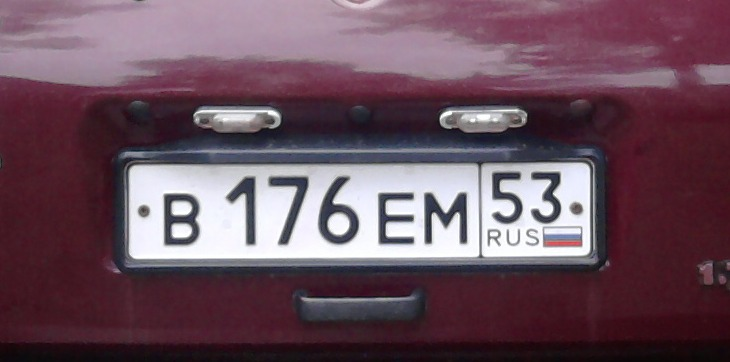
//> input picture imgs/Number.jpg, 730 x 362 px
$ ./Comparing   (built with g++ and OpenCV 4)
//> lines starting //> are read from the running program, lines starting //| are printed output that depends on the picture; after the words box and inside, x2 and y2 are one past the last pixel; in counts of white or black regions, pixels touching at a corner belong together
//> further down, img is the input picture: 362 rows x 730 cols, CV_8UC3; mean B, G, R 93, 80.4, 106.7
#include "opencv2/imgproc/imgproc.hpp"
#include "opencv2/highgui/highgui.hpp"
#include <opencv2/features2d.hpp>
#include <vector>
#include <iostream>
#include <iomanip>
#include <string>

typedef cv::Vec<uchar, 3> Vec3b;

const int THRESHOLD_FAST = 50;
const int THRESHOLD_HARRIS = 175;
const int PIXEL_EPS = 2;
const int eps = PIXEL_EPS * PIXEL_EPS;
std::string result_path = "./results/";

void DrawPoints(cv::Mat& img, std::vector<cv::KeyPoint>& kpts, cv::Scalar color) {
	for (int i = 0; i < kpts.size(); ++i) {
		cv::Point point = kpts[i].pt;
		//std::cout << "X: " << point.x << "    Y: " << point.y << '\n';
		cv::circle(img, point, 2, color, -1, 8, 0);
	}
}

void CornerDetector(std::string type, cv::Mat& img, cv::Mat& img_out, std::vector<cv::KeyPoint>& kpts, cv::Mat& desc) {
	if (type == "orb") {
		cv::Ptr<cv::ORB> orb = cv::ORB::create();
		orb->detectAndCompute(img, cv::Mat(), kpts, desc);
	}
	if (type == "fast") {
		cv::FAST(img, kpts, THRESHOLD_FAST, true);
	}
	if (type == "brisk") {
		cv::Ptr<cv::BRISK> brisk = cv::BRISK::create();
		brisk->detectAndCompute(img, cv::Mat(), kpts, desc);
	}
	DrawPoints(img_out, kpts, cv::Scalar(0, 0, 255));
	std::cout << type << '\n' << kpts.size() << '\n';
	std::string path = "./results/" + type + ".jpg";
	cv::imwrite(path, img_out);
}


// [4 lines left out: function len, not called in this run]

bool len2(cv::Point& point1, cv::Point& point2) {
	int l1 = point1.x - point2.x;
	int l2 = point1.y - point2.y;
	return (std::abs(l1) < PIXEL_EPS && std::abs(l2) < PIXEL_EPS);
}

void merge(std::vector<cv::KeyPoint>& kpts1, std::vector<cv::KeyPoint>& kpts2, std::vector<cv::KeyPoint>& kpts_merge) {
	std::cout << "keypoints count 1: " << kpts1.size() << '\n' << "keypoints count 2: " << kpts2.size() << '\n';


	for (int i = 0; i < kpts1.size(); ++i) {
		cv::Point point1 = kpts1[i].pt;
		for (int j = 0; j < kpts2.size(); ++j) {
			cv::Point point2 = kpts2[j].pt;
			if (len2(point1, point2)) {
				//std::cout << i << " " << j << '\n' << "keypoint1: " << point1.x << ' ' << point1.y << ' ' << "keypoint2: " << point2.x << ' ' << point2.y <<'\n';
				kpts_merge.push_back(kpts1[i]);
				break;
			}
		}
	}
	std::cout << kpts_merge.size() << '\n';
}

// [7 lines left out: function init, not called in this run]

//example_16 - 02.cpp
typedef cv::Vec<uchar, 2> Vec2b;
void printMat(cv::Mat& rot) {
	std::cout << rot.rows << " " << rot.cols << '\n';
	for (int i = 0; i < rot.rows; ++i) {
		for (int j = 0; j < rot.cols; ++j) {
			std::cout << rot.at<double>(i, j) << ' ';
		}
		std::cout << '\n';
	}
}

std::vector<cv::KeyPoint> CoordTransform(std::vector<cv::KeyPoint>& k,  cv::Mat& tr) {
	std::vector<cv::KeyPoint> kr = k;
	for (int i = 0; i < k.size(); ++i) {
		kr[i].pt.x = tr.at<double>(0, 0) * k[i].pt.x + tr.at<double>(0, 1) * k[i].pt.y + tr.at<double>(0, 2);
		kr[i].pt.y = tr.at<double>(1, 0) * k[i].pt.x + tr.at<double>(1, 1) * k[i].pt.y + tr.at<double>(1, 2);

		//std::cout << kr[i].pt.x << " " << kr[i].pt.y<<'\n';
	}
	return kr;
}
int rotateAndCheck(cv::Mat& img, int alpha) {
//> called with alpha = 60

	std::vector<cv::KeyPoint> result, kpts_rotated, kpts_transform, kpts;
	cv::Mat gray, img_rotated, gray_rotated, desc, img_result;
	cv::cvtColor(img, gray, cv::COLOR_BGR2GRAY);
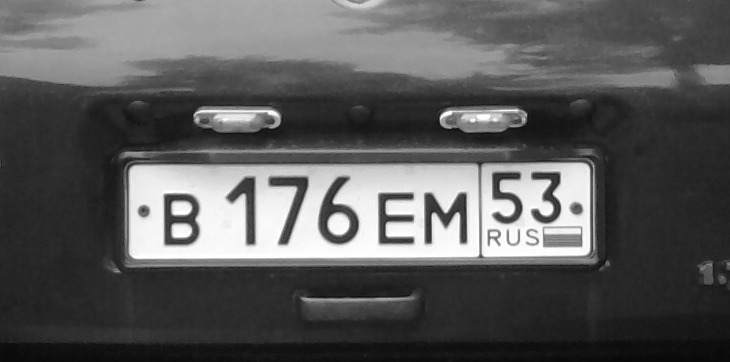
//> gray: 362 rows x 730 cols, CV_8UC1; min 8, max 255, mean 89.7

	cv::Mat M = cv::getRotationMatrix2D(cv::Point(img.cols / 2.0, img.rows / 2.0), alpha, 1);
	printMat(M);
//| 2 3
	cv::warpAffine(img, img_rotated, M, img.size());
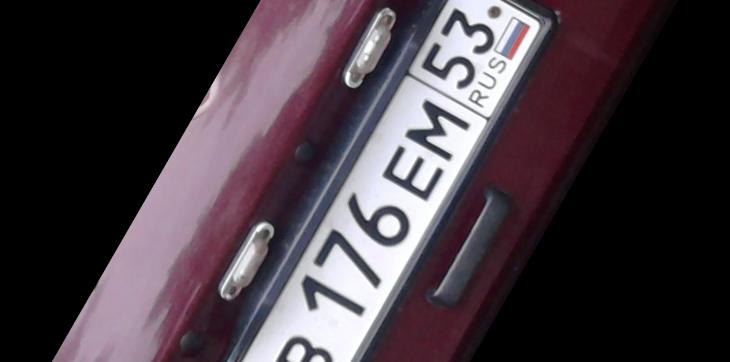
//> img_rotated: 362 rows x 730 cols, CV_8UC3; mean B, G, R 66, 59.1, 69.1
	cv::cvtColor(img_rotated, gray_rotated, cv::COLOR_BGR2GRAY);
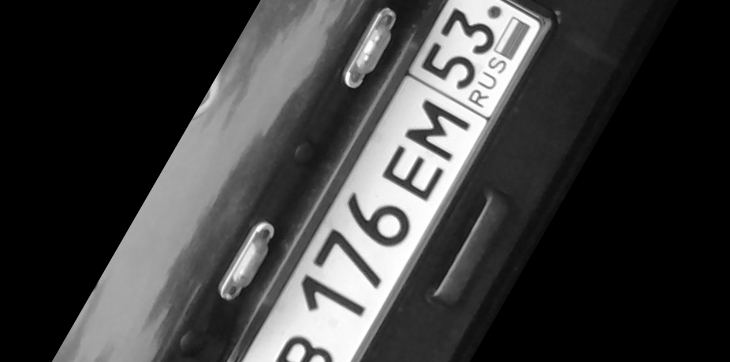
//> gray_rotated: 362 rows x 730 cols, CV_8UC1; min 0, max 255, mean 62.9
	img_rotated.copyTo(img_result);

	CornerDetector("fast", gray, img, kpts, desc);
//> in CornerDetector, `cv::FAST(img, kpts, THRESHOLD_FAST, true);`: kpts = 147 keypoints; strongest (x, y, size): (457, 213, 7), (434, 213, 7), (553, 193, 7), (445, 211, 7)
//> the loop in DrawPoints, `for (int i = 0; i < kpts.size(); ++i)` made 147 passes
//> point on passes 1 to 12: Point(265, 113), Point(194, 114), Point(442, 114), Point(450, 114), Point(526, 114), Point(277, 115), Point(500, 115), Point(215, 117), Point(441, 117), Point(462, 117), Point(196, 119), Point(198, 119)
//> after the loop in DrawPoints, `for (int i = 0; i < kpts.size(); ++i)`:
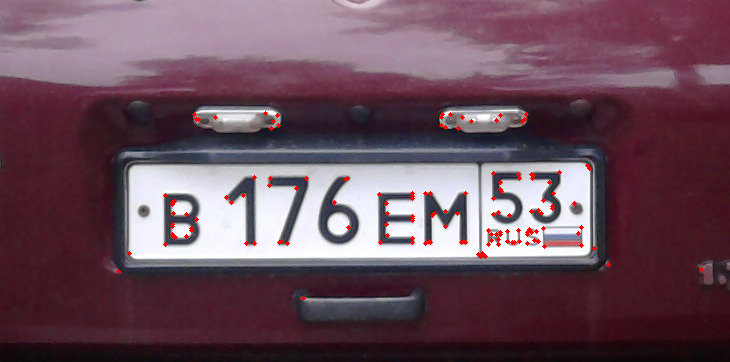
//> img: 362 rows x 730 cols, CV_8UC3; 0.68% of pixels changed, all inside (x1, y1, x2, y2) = (116, 111, 704, 301)
//| fast
//| 147
	CornerDetector("fast", gray_rotated, img_rotated, kpts_rotated, desc);
//> in CornerDetector (call 2), `cv::FAST(img, kpts, THRESHOLD_FAST, true);`: kpts = 106 keypoints; strongest (x, y, size): (440, 117, 7), (368, 218, 7), (428, 138, 7), (458, 22, 7)
//> call 2 of DrawPoints, with color = Scalar(0, 0, 255)
//> the loop in DrawPoints (call 2), `for (int i = 0; i < kpts.size(); ++i)` made 106 passes
//> point on passes 1 to 12: Point(388, 8), Point(455, 10), Point(558, 12), Point(556, 13), Point(390, 14), Point(379, 15), Point(513, 17), Point(520, 21), Point(458, 22), Point(516, 22), Point(470, 24), Point(528, 26)
//> after the loop in DrawPoints (call 2), `for (int i = 0; i < kpts.size(); ++i)`:
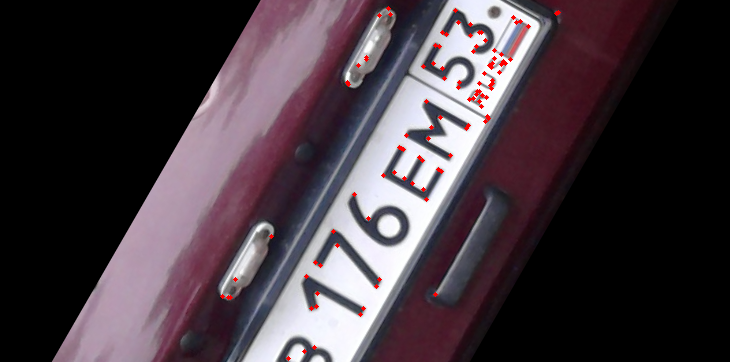
//> img: 362 rows x 730 cols, CV_8UC3; 0.5% of pixels changed, all inside (x1, y1, x2, y2) = (220, 6, 561, 361)
//| fast
//| 106
//> kpts_rotated has the same summary as kpts in CornerDetector
	cv::imshow("source", img);
	cv::imshow("source rotated", img_rotated);
	cv::waitKey(0);

	kpts_transform = CoordTransform(kpts, M);
//> in CoordTransform, `std::vector<cv::KeyPoint> kr = k;`: kr = 147 keypoints; strongest (x, y, size): (457, 213, 7), (434, 213, 7), (553, 193, 7), (445, 211, 7)
//> the loop in CoordTransform, `for (int i = 0; i < k.size(); ++i)` made 147 passes
//> after the loop in CoordTransform, `for (int i = 0; i < k.size(); ++i)`: kr = 147 keypoints; strongest (x, y, size): (439, 117, 7), (427, 137, 7), (469, 24, 7), (431, 127, 7)
//> kpts_transform has the same summary as kr in CoordTransform

	merge(kpts_transform, kpts_rotated, result);
//| keypoints count 1: 147
//| keypoints count 2: 106
//> the loop in merge, `for (int i = 0; i < kpts1.size(); ++i)` made 147 passes
//> after the loop in merge, `for (int i = 0; i < kpts1.size(); ++i)`: kpts_merge = 89 keypoints; strongest (x, y, size): (439, 117, 7), (427, 137, 7), (469, 24, 7), (431, 127, 7)
//| 89
//> result has the same summary as kpts_merge in merge
	DrawPoints(img_result, result, cv::Scalar(0, 255, 0));
//> call 3 of DrawPoints, with color = Scalar(0, 255)
//> the loop in DrawPoints (call 3), `for (int i = 0; i < kpts.size(); ++i)` made 89 passes
//> point on passes 1 to 12: Point(221, 296), Point(387, 8), Point(235, 279), Point(348, 83), Point(358, 65), Point(227, 296), Point(366, 59), Point(272, 236), Point(422, 66), Point(435, 45), Point(306, 275), Point(315, 262)
//> after the loop in DrawPoints (call 3), `for (int i = 0; i < kpts.size(); ++i)`:
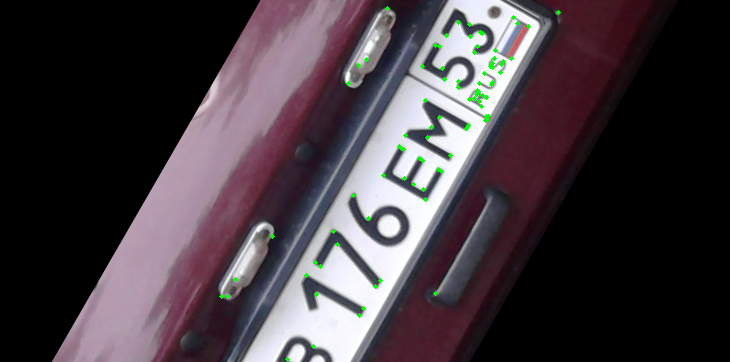
//> img: 362 rows x 730 cols, CV_8UC3; 0.42% of pixels changed, all inside (x1, y1, x2, y2) = (219, 6, 561, 362)
	cv::imshow("result", img_result);
	cv::waitKey(0);

	int merge_count = result.size();
//> merge_count = 89
	return merge_count;
}

// [15 lines left out: function statistics, not called in this run]

int main() {
	cv::Mat img, desc, gray, thresh;
	std::vector<cv::KeyPoint> kpts, result, kpts1, kpts2, kpts_merge;
	img = cv::imread("./imgs/Number.jpg");
	int a = rotateAndCheck(img, 60);
//> a = 89

}

// [66 lines left out: function main1, not called in this run]

$ run again, with imgs/test.jpg copied over imgs/Number.jpg
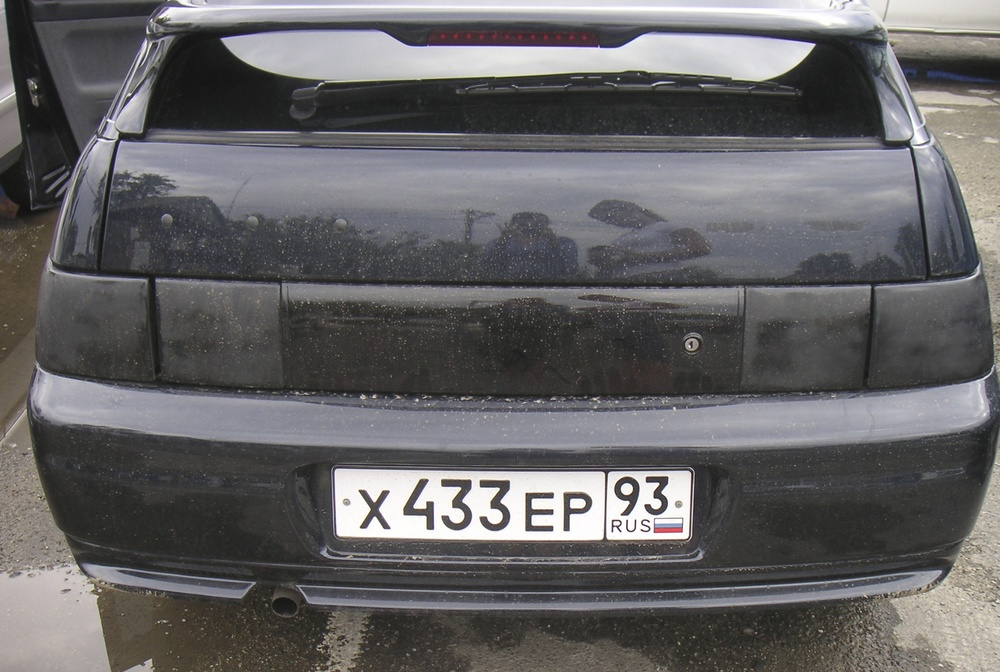
//> input picture imgs/test.jpg, 1000 x 672 px, shrunk from 1600 x 1075 before the run
//> img is the input picture: 672 rows x 1000 cols, CV_8UC3; mean B, G, R 100.5, 99.4, 100.6
//| 2 3
//> in CornerDetector, `cv::FAST(img, kpts, THRESHOLD_FAST, true);`: kpts = 861 keypoints; strongest (x, y, size): (648, 521, 7), (645, 505, 7), (642, 530, 7), (654, 497, 7)
//> the loop in DrawPoints, `for (int i = 0; i < kpts.size(); ++i)` made 861 passes
//> point on passes 1 to 3: Point(843, 3), Point(830, 4), Point(165, 7)
//| fast
//| 861
//> in CornerDetector (call 2), `cv::FAST(img, kpts, THRESHOLD_FAST, true);`: kpts = 506 keypoints; strongest (x, y, size): (719, 295, 7), (739, 310, 7), (724, 336, 7), (631, 414, 7)
//> the loop in DrawPoints (call 2), `for (int i = 0; i < kpts.size(); ++i)` made 506 passes
//> point on passes 1 to 3: Point(394, 6), Point(959, 25), Point(966, 29)
//> after the loop in DrawPoints (call 2), `for (int i = 0; i < kpts.size(); ++i)`:
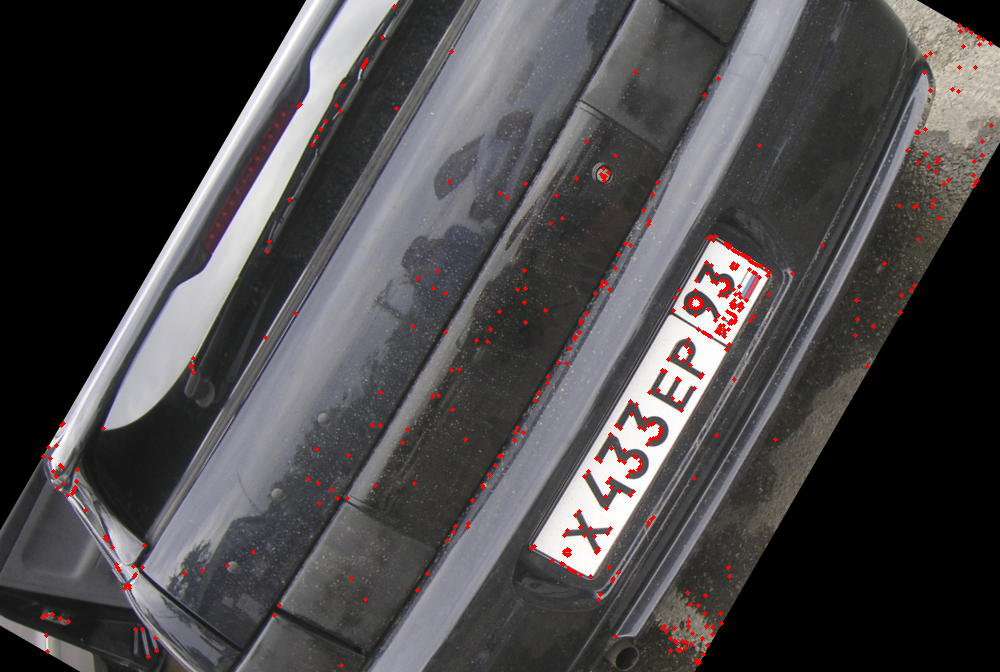
//> img: 672 rows x 1000 cols, CV_8UC3; mean B, G, R 73.6, 72.1, 75
//| fast
//| 506
//> kpts_rotated has the same summary as kpts in CornerDetector
//> in CoordTransform, `std::vector<cv::KeyPoint> kr = k;`: kr = 861 keypoints; strongest (x, y, size): (648, 521, 7), (645, 505, 7), (642, 530, 7), (654, 497, 7)
//> after the loop in CoordTransform, `for (int i = 0; i < k.size(); ++i)`: kr = 861 keypoints; strongest (x, y, size): (734, 300, 7), (719, 295, 7), (739, 310, 7), (716, 283, 7)
//> kpts_transform has the same summary as kr in CoordTransform
//| keypoints count 1: 861
//| keypoints count 2: 506
//> the loop in merge, `for (int i = 0; i < kpts1.size(); ++i)` made 861 passes
//> after the loop in merge, `for (int i = 0; i < kpts1.size(); ++i)`: kpts_merge = 396 keypoints; strongest (x, y, size): (734, 300, 7), (719, 295, 7), (739, 310, 7), (716, 283, 7)
//| 396
//> result has the same summary as kpts_merge in merge
//> the loop in DrawPoints (call 3), `for (int i = 0; i < kpts.size(); ++i)` made 396 passes
//> point on passes 1 to 3: Point(50, 457), Point(60, 464), Point(56, 476)
//> after the loop in DrawPoints (call 3), `for (int i = 0; i < kpts.size(); ++i)`:
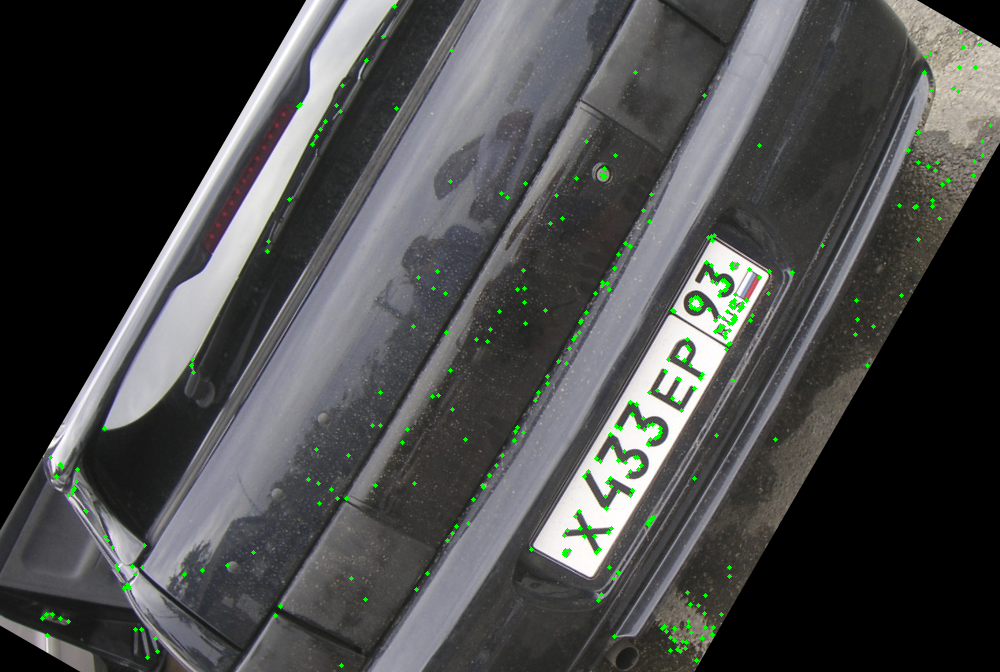
//> img: 672 rows x 1000 cols, CV_8UC3; mean B, G, R 73.8, 74.2, 72.9
//> merge_count = 396
